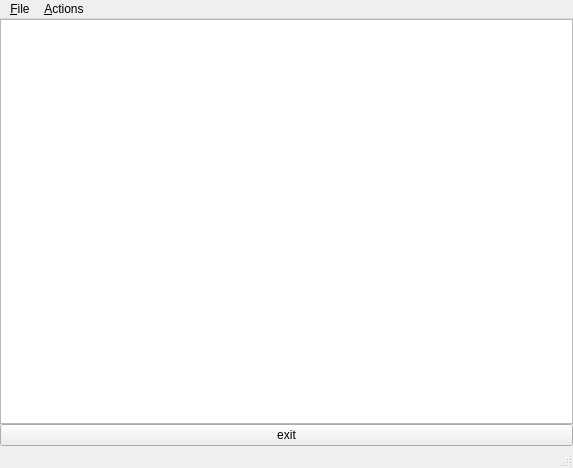
<?xml version="1.0" encoding="UTF-8"?>
<ui version="4.0">
 <class>MainWindow</class>
 <widget class="QMainWindow" name="MainWindow">
  <property name="geometry">
   <rect>
    <x>0</x>
    <y>0</y>
    <width>573</width>
    <height>468</height>
   </rect>
  </property>
  <property name="windowTitle">
   <string>Editable Tree Model</string>
  </property>
  <widget class="QWidget" name="centralwidget">
   <layout class="QVBoxLayout">
    <property name="spacing">
     <number>0</number>
    </property>
    <property name="leftMargin">
     <number>0</number>
    </property>
    <property name="topMargin">
     <number>0</number>
    </property>
    <property name="rightMargin">
     <number>0</number>
    </property>
    <property name="bottomMargin">
     <number>0</number>
    </property>
    <item>
     <widget class="QTreeView" name="view">
      <property name="alternatingRowColors">
       <bool>true</bool>
      </property>
      <property name="selectionBehavior">
       <enum>QAbstractItemView::SelectItems</enum>
      </property>
      <property name="horizontalScrollMode">
       <enum>QAbstractItemView::ScrollPerPixel</enum>
      </property>
      <property name="animated">
       <bool>false</bool>
      </property>
      <property name="allColumnsShowFocus">
       <bool>true</bool>
      </property>
     </widget>
    </item>
    <item>
     <widget class="QPushButton" name="pushButton">
      <property name="text">
       <string>exit</string>
      </property>
     </widget>
    </item>
   </layout>
  </widget>
  <widget class="QMenuBar" name="menubar">
   <property name="geometry">
    <rect>
     <x>0</x>
     <y>0</y>
     <width>573</width>
     <height>26</height>
    </rect>
   </property>
   <widget class="QMenu" name="fileMenu">
    <property name="title">
     <string>&amp;File</string>
    </property>
    <addaction name="exitAction"/>
   </widget>
   <widget class="QMenu" name="actionsMenu">
    <property name="title">
     <string>&amp;Actions</string>
    </property>
    <addaction name="insertRowAction"/>
    <addaction name="insertColumnAction"/>
    <addaction name="separator"/>
    <addaction name="removeRowAction"/>
    <addaction name="removeColumnAction"/>
    <addaction name="separator"/>
    <addaction name="insertChildAction"/>
   </widget>
   <addaction name="fileMenu"/>
   <addaction name="actionsMenu"/>
  </widget>
  <widget class="QStatusBar" name="statusbar"/>
  <action name="exitAction">
   <property name="text">
    <string>E&amp;xit</string>
   </property>
   <property name="shortcut">
    <string>Ctrl+Q</string>
   </property>
  </action>
  <action name="insertRowAction">
   <property name="text">
    <string>Insert Row</string>
   </property>
   <property name="shortcut">
    <string>Ctrl+I, R</string>
   </property>
  </action>
  <action name="removeRowAction">
   <property name="text">
    <string>Remove Row</string>
   </property>
   <property name="shortcut">
    <string>Ctrl+R, R</string>
   </property>
  </action>
  <action name="insertColumnAction">
   <property name="text">
    <string>Insert Column</string>
   </property>
   <property name="shortcut">
    <string>Ctrl+I, C</string>
   </property>
  </action>
  <action name="removeColumnAction">
   <property name="text">
    <string>Remove Column</string>
   </property>
   <property name="shortcut">
    <string>Ctrl+R, C</string>
   </property>
  </action>
  <action name="insertChildAction">
   <property name="text">
    <string>Insert Child</string>
   </property>
   <property name="shortcut">
    <string>Ctrl+N</string>
   </property>
  </action>
 </widget>
 <resources/>
 <connections/>
</ui>
